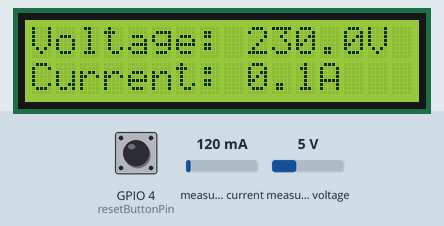
The sketch below on a simulated ESP32. Shown: 16×2 character LCD. The test bench sets the inputs (shaded band); at power-on: GPIO 4 (resetButtonPin) HIGH, measured current 120 mA, measured voltage 5 V. WiFi joins after 1.5 s; servers stay silent unless stated; EEPROM starts erased; what the sketch prints to the serial monitor is not drawn.

Above: at 4.9 s.
5.0 s: GPIO 4 (resetButtonPin) pulled LOW for 0.15 s
At 5.4 s:
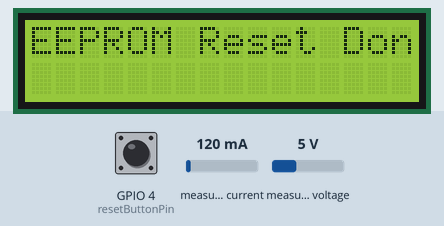
9.4 s: measured current set to 40 mA
At 13.2 s:
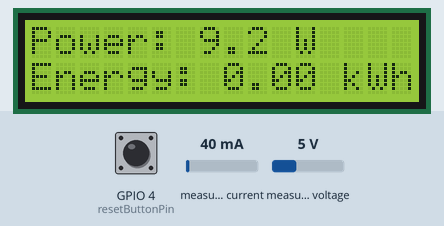
13.5 s: measured voltage set to 0.3 V
At 17.4 s:
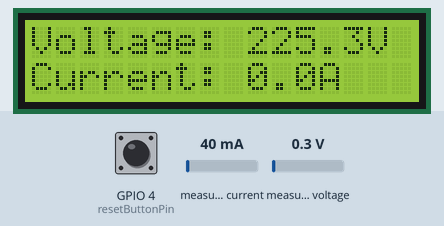
17.7 s: measured current set to 500 mA
At 19.4 s:
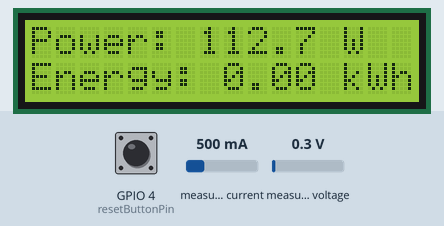
21.6 s: measured voltage set to 3.8 V
At 23.6 s:
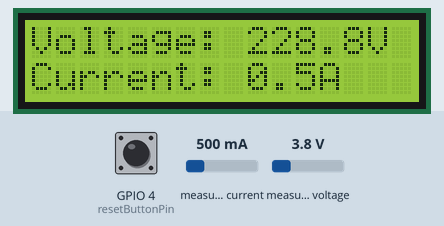
25.6 s: measured current set to 1000 mA
At 29.4 s:
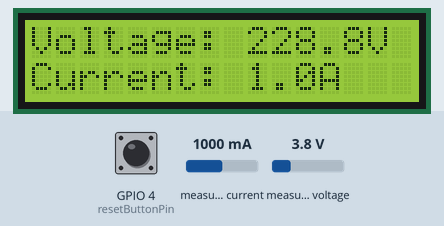
Timing chart, 0 to 30.8 s (numbered marks = the images above; inputs shaded):
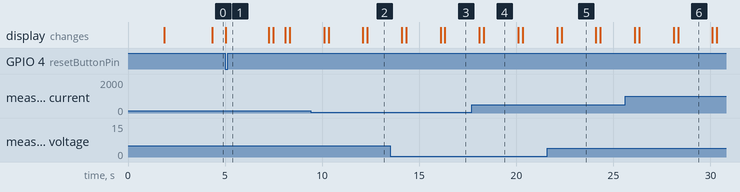

Measured:
- after the input at 5.0 s, the display: changes at once (image 1)
- what the display in image 4 shows lasts 1.8 s, from 18.3 s to 20.1 s

The sketch:

sketch_apr26b_arduino.ino
```cpp
#define BLYNK_TEMPLATE_ID "TMPL3XgETBW1i"
#define BLYNK_TEMPLATE_NAME "SMART IOT BASED METER"
#define BLYNK_PRINT Serial

#include "EmonLib.h"
#include <EEPROM.h>
#include <WiFi.h>
#include <BlynkSimpleEsp32.h>
#include <Wire.h>
#include <LiquidCrystal_I2C.h>
#include <HTTPClient.h>
#include <ArduinoJson.h>

// LCD I2C settings
LiquidCrystal_I2C lcd(0x27, 16, 2); // LCD I2C address, 16x2

// Calibration constants
const float vCalibration = 42.5;
const float currCalibration = 1.80;

// Blynk credentials
char auth[] = "fDgEpAnJLR2jOp_WX-GGYEJkH4yU4ej9";
char ssid[] = "dazzle";
char pass[] = "romanus5666";

EnergyMonitor emon;
BlynkTimer timer;

// Energy and cost tracking
float kWh = 0.0;
float cost = 0.0;
const float ratePerkWh = 6.5; // ₹ per kWh
unsigned long lastMillis = millis();

// EEPROM addresses
const int addrKWh = 12;
const int addrCost = 16;

// Display
int displayPage = 0;
const int resetButtonPin = 4;

// ------------------------ SETUP ------------------------ //
void setup() {
  Serial.begin(9600);

  // Connect to WiFi
  WiFi.begin(ssid, pass);
  while (WiFi.status() != WL_CONNECTED) {
    delay(500);
    Serial.print(".");
  }
  Serial.println("\nWiFi connected.");

  Blynk.begin(auth, ssid, pass);

  lcd.init();
  lcd.backlight();

  EEPROM.begin(32);
  pinMode(resetButtonPin, INPUT_PULLUP);

  readEnergyDataFromEEPROM();

  // Sensor pin setup
  emon.voltage(35, vCalibration, 1.7); // Voltage pin, calibration, phase shift
  emon.current(34, currCalibration);   // Current pin and calibration

  // Timers
  timer.setInterval(2000L, sendEnergyDataToBlynk);
  timer.setInterval(2000L, changeDisplayPage);
  timer.setInterval(60000L, sendBillToTelegram); // Every 60 seconds
}

// ------------------------ LOOP ------------------------ //
void loop() {
  Blynk.run();
  timer.run();

  // Manual reset button (hold button to reset)
  if (digitalRead(resetButtonPin) == LOW) {
    resetEEPROM();
  }
}

// ------------------------ BLYNK SENDER ------------------------ //
void sendEnergyDataToBlynk() {
  emon.calcVI(20, 2000); // Read voltage and current

  float voltage = emon.Vrms;
  float current = emon.Irms;
  float power = emon.apparentPower;

  float kW = power / 1000.0;
  unsigned long currentMillis = millis();
  float hours = (currentMillis - lastMillis) / 3600000.0;
  kWh += kW * hours;
  cost = kWh * ratePerkWh;
  lastMillis = currentMillis;

  // Send data to Blynk
  Blynk.virtualWrite(V0, voltage);
  Blynk.virtualWrite(V1, current);
  Blynk.virtualWrite(V2, power);
  Blynk.virtualWrite(V3, kWh);
  Blynk.virtualWrite(V4, cost);

  // Optional serial output
  Serial.println("Voltage: " + String(voltage) + " V");
  Serial.println("Current: " + String(current) + " A");
  Serial.println("Power: " + String(power) + " W");
  Serial.println("Energy: " + String(kWh, 3) + " kWh");
  Serial.println("Cost: ₹" + String(cost, 2));

  saveEnergyDataToEEPROM();
}

// ------------------------ DISPLAY PAGE ROTATION ------------------------ //
void changeDisplayPage() {
  lcd.clear();
  emon.calcVI(20, 2000); // Refresh sensor data

  switch (displayPage) {
    case 0:
      lcd.setCursor(0, 0);
      lcd.print("Voltage: ");
      lcd.print(emon.Vrms, 1);
      lcd.print("V");
      lcd.setCursor(0, 1);
      lcd.print("Current: ");
      lcd.print(emon.Irms, 1);
      lcd.print("A");
      break;

    case 1:
      lcd.setCursor(0, 0);
      lcd.print("Power: ");
      lcd.print(emon.apparentPower, 1);
      lcd.print(" W");
      lcd.setCursor(0, 1);
      lcd.print("Energy: ");
      lcd.print(kWh, 2);
      lcd.print(" kWh");
      break;

    case 2:
      lcd.setCursor(0, 0);
      lcd.print("Cost: ₹");
      lcd.print(cost, 2);
      lcd.setCursor(0, 1);
      lcd.print("Smart Energy Meter");
      break;
  }

  displayPage = (displayPage + 1) % 3;
}

// ------------------------ BILL SUMMARY ------------------------ //
void sendBillToTelegram() {
  String message = "📊 ENERGY BILL SUMMARY\n";
  message += "Energy Used: " + String(kWh, 2) + " kWh\n";
  message += "Total Cost: ₹" + String(cost, 2);

  // Send message to Blynk Terminal (V5)
  Blynk.virtualWrite(V5, message);

  // You can also add Telegram API integration here if needed
}

// ------------------------ EEPROM SAVE/LOAD ------------------------ //
void saveEnergyDataToEEPROM() {
  EEPROM.put(addrKWh, kWh);
  EEPROM.put(addrCost, cost);
  EEPROM.commit();
}

void readEnergyDataFromEEPROM() {
  EEPROM.get(addrKWh, kWh);
  EEPROM.get(addrCost, cost);

  if (isnan(kWh)) kWh = 0.0;
  if (isnan(cost)) cost = 0.0;
}

// ------------------------ EEPROM RESET ------------------------ //
void resetEEPROM() {
  kWh = 0.0;
  cost = 0.0;
  saveEnergyDataToEEPROM();
  lcd.clear();
  lcd.setCursor(0, 0);
  lcd.print("EEPROM Reset Done");
  delay(2000);
}
```
